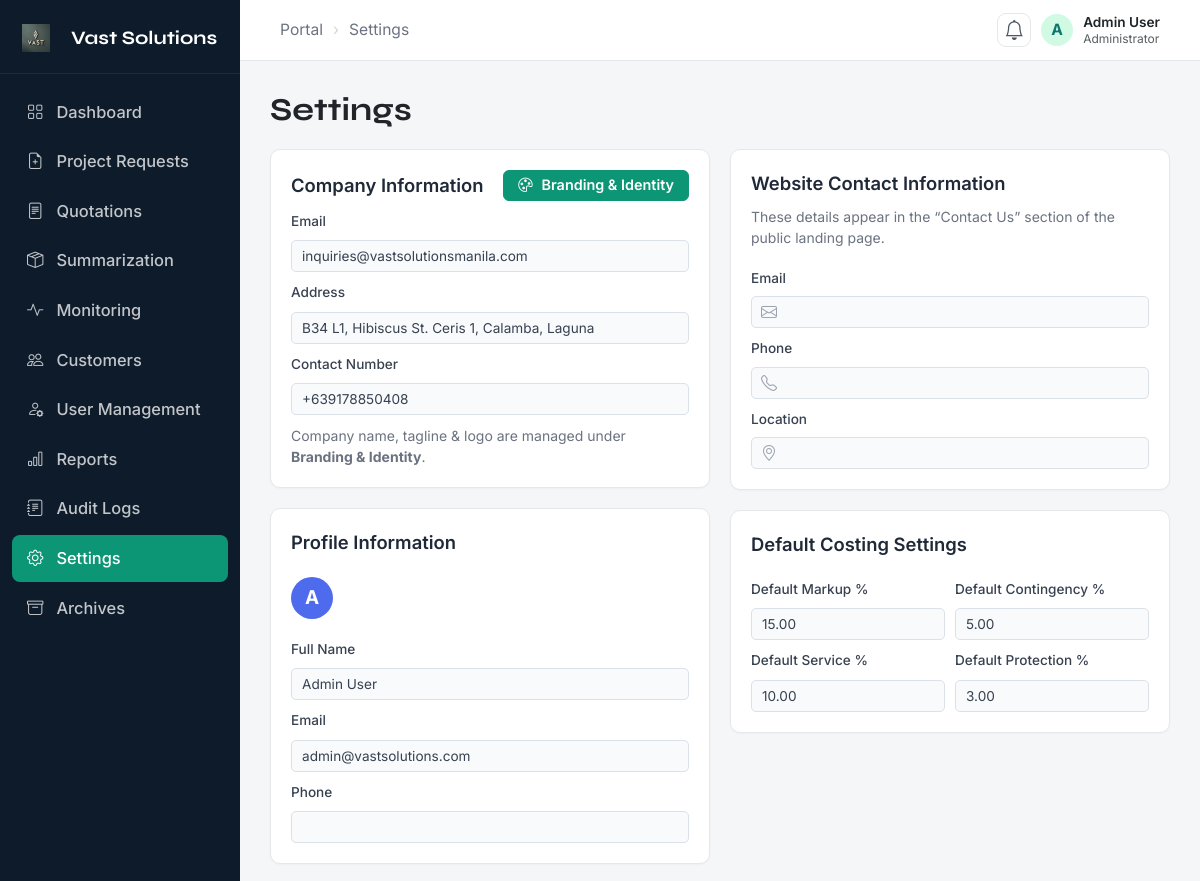
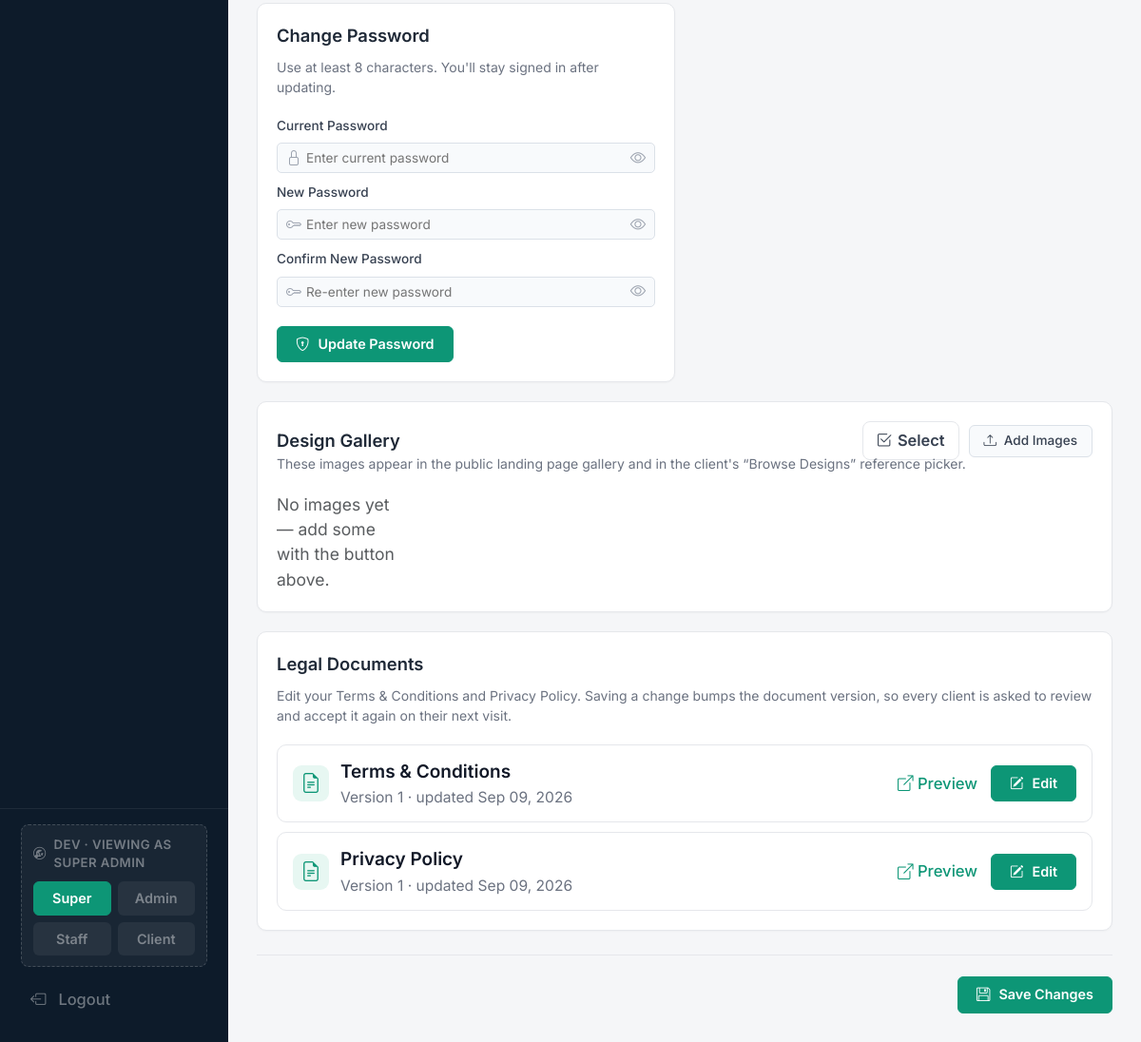
The page /admin/settings.php on the database its author committed (2 pictures, top to bottom).
### tables this page shows
CREATE TABLE `company_settings` (
  `id`               TINYINT UNSIGNED NOT NULL DEFAULT 1,
  `company_name`     VARCHAR(150) DEFAULT 'Vast Solutions',
  `tagline`          VARCHAR(255) DEFAULT NULL,
  `email`            VARCHAR(150) DEFAULT NULL,
  `contact_number`   VARCHAR(40)  DEFAULT NULL,
  `address`          VARCHAR(255) DEFAULT NULL,
  `logo_path`        VARCHAR(255) DEFAULT NULL,
  `web_email`        VARCHAR(150) DEFAULT NULL,
  `web_phone`        VARCHAR(40)  DEFAULT NULL,
  `web_location`     VARCHAR(255) DEFAULT NULL,
  `default_markup_pct`      DECIMAL(5,2) NOT NULL DEFAULT 15.00,
  `default_contingency_pct` DECIMAL(5,2) NOT NULL DEFAULT 5.00,
  `default_service_pct`     DECIMAL(5,2) NOT NULL DEFAULT 10.00,
  `default_protection_pct`  DECIMAL(5,2) NOT NULL DEFAULT 3.00,
  `updated_at`       DATETIME NOT NULL DEFAULT CURRENT_TIMESTAMP ON UPDATE CURRENT_TIMESTAMP,
  PRIMARY KEY (`id`),
  CONSTRAINT `chk_settings_singleton` CHECK (`id` = 1)
);

CREATE TABLE `users` (
  `id`            INT UNSIGNED NOT NULL AUTO_INCREMENT,
  `full_name`     VARCHAR(120) NOT NULL,
  `email`         VARCHAR(150) NOT NULL,
  `password_hash` VARCHAR(255) NOT NULL,
  `phone`         VARCHAR(40)  DEFAULT NULL,
  `location`      VARCHAR(150) DEFAULT NULL,
  `role`          ENUM('Super Admin','Admin','Staff','Client') NOT NULL DEFAULT 'Client',
  `status`        ENUM('Active','Inactive') NOT NULL DEFAULT 'Active',
  `email_verified` TINYINT(1) NOT NULL DEFAULT 0,   
  `verified_at`   DATETIME DEFAULT NULL,
  `avatar`        VARCHAR(255) DEFAULT NULL,
  `last_login`    DATETIME DEFAULT NULL,
  `is_archived`   TINYINT(1) NOT NULL DEFAULT 0,
  `archived_at`   DATETIME DEFAULT NULL,
  `archived_by`   INT UNSIGNED DEFAULT NULL,
  `archive_reason` VARCHAR(255) DEFAULT NULL,
  `created_at`    DATETIME NOT NULL DEFAULT CURRENT_TIMESTAMP,
  `updated_at`    DATETIME NOT NULL DEFAULT CURRENT_TIMESTAMP ON UPDATE CURRENT_TIMESTAMP,
  PRIMARY KEY (`id`),
  UNIQUE KEY `uq_users_email` (`email`),
  KEY `ix_users_role` (`role`),
  KEY `ix_users_archived` (`is_archived`),
  CONSTRAINT `fk_users_archived_by` FOREIGN KEY (`archived_by`)
    REFERENCES `users` (`id`) ON DELETE SET NULL
);

CREATE TABLE `legal_documents` (
  `id`         INT UNSIGNED NOT NULL AUTO_INCREMENT,
  `doc_key`    ENUM('terms','privacy') NOT NULL,
  `title`      VARCHAR(150) NOT NULL,
  `body`       LONGTEXT NOT NULL,                  
  `version`    INT UNSIGNED NOT NULL DEFAULT 1,
  `updated_by` INT UNSIGNED DEFAULT NULL,
  `updated_at` DATETIME NOT NULL DEFAULT CURRENT_TIMESTAMP ON UPDATE CURRENT_TIMESTAMP,
  PRIMARY KEY (`id`),
  UNIQUE KEY `uq_legal_doc_key` (`doc_key`),
  CONSTRAINT `fk_legal_updated_by` FOREIGN KEY (`updated_by`)
    REFERENCES `users` (`id`) ON DELETE SET NULL
);

### admin/settings.php (the view, shortened to what the rows shown need)
<?php
require_once __DIR__ . '/../includes/auth.php';
$active_page = 'settings';
$canAdminSettings = role_can('settings');
require_once __DIR__ . '/../includes/helpers.php';
require_once __DIR__ . '/../includes/legal.php';
$settings = db()->query("SELECT * FROM company_settings WHERE id = 1")->fetch() ?: [];
$isSuperAdmin = (current_role() === 'Super Admin');
$legalDocs = [];
foreach (legal_docs() as $__d) { $legalDocs[$__d['doc_key']] = $__d; }
$sv = fn($k, $d = '') => htmlspecialchars((string) ($settings[$k] ?? $d), ENT_QUOTES);
$me = [];
$__uid = current_user()['id'] ?? 0;
if ($__uid) {
    $__stmt = db()->prepare("SELECT id, full_name, email, phone FROM users WHERE id = ?");
    $__stmt->execute([$__uid]);
    $me = $__stmt->fetch() ?: [];
}
$mv = fn($k, $d = '') => htmlspecialchars((string) ($me[$k] ?? $d), ENT_QUOTES);
?>
<!DOCTYPE html>
<html lang="en">
<head>
    <link href="https://cdn.jsdelivr.net/npm/bootstrap@5.3.3/dist/css/bootstrap.min.css" rel="stylesheet">
    <link rel="stylesheet" href="https://cdn.jsdelivr.net/npm/bootstrap-icons@1.11.3/font/bootstrap-icons.min.css">
    <link rel="stylesheet" href="admin.css">
</head>
<body>
    <?php include 'sidebar.php'; ?>
    <div class="main">
        <div class="page-content container-fluid py-4 px-4">
            <div class="d-flex justify-content-between align-items-center mb-3 flex-wrap gap-2">
                <h1 class="page-title mb-0">Settings</h1>
            </div>
            <div class="row g-3">
                <div class="col-lg-6">
                    <?php if ($canAdminSettings): ?>
                    <div class="settings-card mb-3">
                        <div class="d-flex justify-content-between align-items-center flex-wrap gap-2 mb-2">
                            <div class="settings-card-title mb-0">Company Information</div>
                            <?php if ($isSuperAdmin): ?>
                            <button type="button" class="settings-save-btn" id="openBrandingBtn" style="width:auto;padding:7px 14px;">
                                <i class="bi bi-palette"></i> <span>Branding &amp; Identity</span>
                            </button>
                            <?php endif; ?>
                        </div>
                        <div class="mb-2">
                            <label class="settings-label">Email</label>
                            <input type="email" class="settings-input" id="setEmail" value="<?= $sv('email') ?>">
                        </div>
                        <div class="mb-2">
                            <label class="settings-label">Address</label>
                            <input type="text" class="settings-input" id="setAddress" value="<?= $sv('address') ?>">
                        </div>
                        <div class="mb-2">
                            <label class="settings-label">Contact Number</label>
                            <input type="text" class="settings-input" id="setContact" value="<?= $sv('contact_number') ?>">
                        </div>
                        <?php if ($isSuperAdmin): ?>
                        <p class="settings-card-sub mb-0" style="margin-top:.4rem;">
                            Company name, tagline &amp; logo are managed under <strong>Branding &amp; Identity</strong>.
                        </p>
                        <?php endif; ?>
                    </div>
                    <?php endif; ?>
                    <div class="settings-card">
                        <div class="profile-top">
                            <div class="profile-avatar"><?= strtoupper(substr($me['full_name'] ?? 'A', 0, 1)) ?></div>
                        </div>
                        <div class="mb-2">
                            <label class="settings-label">Full Name</label>
                            <input type="text" class="settings-input" id="setProfileName" value="<?= $mv('full_name') ?>">
                        </div>
                        <div class="mb-2">
                            <label class="settings-label">Email</label>
                            <input type="email" class="settings-input" id="setProfileEmail" value="<?= $mv('email') ?>">
                        </div>
                    </div>
                </div>
                <?php if ($canAdminSettings): ?>
                <div class="col-lg-6">
                    <div class="settings-card mb-3">
                        <div class="settings-card-title">Website Contact Information</div>
                        <p class="settings-card-sub">These details appear in the “Contact Us” section of the public landing page.</p>
                        <div class="mb-2">
                            <label class="settings-label">Email</label>
                            <div class="settings-input-group">
                                <input type="email" class="settings-input" id="setWebEmail" value="<?= $sv('web_email') ?>">
                            </div>
                        </div>
                        <div class="mb-2">
                            <label class="settings-label">Phone</label>
                            <div class="settings-input-group">
                                <input type="text" class="settings-input" id="setWebPhone" value="<?= $sv('web_phone') ?>">
                            </div>
                        </div>
                        <div>
                            <label class="settings-label">Location</label>
                            <div class="settings-input-group">
                                <input type="text" class="settings-input" id="setWebLocation" value="<?= $sv('web_location') ?>">
                            </div>
                        </div>
                    </div>
                    <div class="settings-card">
                        <div class="settings-card-title">Default Costing Settings</div>
                        <div class="row g-2 mb-2">
                            <div class="col-md-6">
                                <label class="settings-label">Default Markup %</label>
                                <input type="number" step="any" class="settings-input" id="setMarkup" value="<?= $sv('default_markup_pct', '15') ?>">
                            </div>
                            <div class="col-md-6">
                                <label class="settings-label">Default Contingency %</label>
                                <input type="number" step="any" class="settings-input" id="setContingency" value="<?= $sv('default_contingency_pct', '5') ?>">
                            </div>
                        </div>
                        <div class="row g-2">
                            <div class="col-md-6">
                                <label class="settings-label">Default Service %</label>
                                <input type="number" step="any" class="settings-input" id="setService" value="<?= $sv('default_service_pct', '10') ?>">
                            </div>
                            <div class="col-md-6">
                                <label class="settings-label">Default Protection %</label>
                                <input type="number" step="any" class="settings-input" id="setProtection" value="<?= $sv('default_protection_pct', '3') ?>">
                            </div>
                        </div>
                    </div>
                </div>
                <?php endif; ?>
            </div>
            <?php if ($isSuperAdmin): ?>
            <div class="settings-card mt-3" id="legalCard">
                <div class="legal-list">
                    <?php foreach (['terms' => 'Terms & Conditions', 'privacy' => 'Privacy Policy'] as $__k => $__label):
                        $__doc = $legalDocs[$__k] ?? ['title' => '', 'body' => '', 'version' => 1, 'updated_at' => null]; ?>
                    <div class="legal-row" data-key="<?= $__k ?>">
                        <div class="legal-row-main">
                            <div class="legal-row-icon"><i class="bi bi-file-earmark-text"></i></div>
                            <div>
                                <div class="legal-row-title"><?= htmlspecialchars($__label) ?></div>
                                <div class="legal-row-meta">
                                    Version <span class="legal-version"><?= (int) $__doc['version'] ?></span>
                                    · updated <span class="legal-updated"><?= htmlspecialchars($__doc['updated_at'] ? date('M d, Y', strtotime($__doc['updated_at'])) : '—') ?></span>
                                </div>
                            </div>
                        </div>
                        <div class="legal-row-actions">
                            <a href="../legal.php?doc=<?= $__k ?>" target="_blank" class="legal-preview-link">
                                <i class="bi bi-box-arrow-up-right"></i> Preview
                            </a>
                            <button type="button" class="settings-save-btn legal-edit-btn" style="width:auto;">
                                <i class="bi bi-pencil-square"></i> <span>Edit</span>
                            </button>
                        </div>
                    </div>
                    <?php endforeach; ?>
                </div>
            </div>
            <?php endif; ?>
        </div>
    </div>
</body>
</html>

### admin/sidebar.php (shortened to what the rows shown need)
<aside class="sidebar">
  <a class="sidebar-brand" href="admin-dashboard.php">
  <img src="<?= function_exists('company_logo_url') ? htmlspecialchars(company_logo_url()) : '../style/assets/logo.jpg' ?>" alt="Logo" style="width:28px; height:28px; object-fit:contain; margin-right:10px;">
  <?= function_exists('company_name') ? htmlspecialchars(company_name()) : 'Vast Solutions' ?>
</a>
  <nav class="sidebar-nav">
    <?php $rc = function_exists('role_can') ? 'role_can' : fn($k) => true;  ?>
    <?php if ($rc('dashboard')): ?>
    <a href="admin-dashboard.php" class="nav-item <?= $active_page === 'dashboard' ? 'active' : '' ?>">
    </a>
    <?php endif; ?>
    <?php if ($rc('project_requests')): ?>
    <a href="project-requests.php" class="nav-item <?= $active_page === 'project_requests' ? 'active' : '' ?>">
    </a>
    <?php endif; ?>
    <?php if ($rc('quotations')): ?>
    <a href="quotations.php" class="nav-item <?= $active_page === 'quotations' ? 'active' : '' ?>">
    </a>
    <?php endif; ?>
    <?php if ($rc('summarization')): ?>
    <a href="summarization.php" class="nav-item <?= $active_page === 'summarization' ? 'active' : '' ?>">
    </a>
    <?php endif; ?>
    <?php if ($rc('monitoring')): ?>
    <a href="monitoring.php" class="nav-item <?= $active_page === 'monitoring' ? 'active' : '' ?>">
    </a>
    <?php endif; ?>
    <?php if ($rc('customers')): ?>
    <a href="customers.php" class="nav-item <?= $active_page === 'customers' ? 'active' : '' ?>">
    </a>
    <?php endif; ?>
    <?php if ($rc('user_management')): ?>
    <a href="user-management.php" class="nav-item <?= $active_page === 'user_management' ? 'active' : '' ?>">
    </a>
    <?php endif; ?>
    <?php if ($rc('reports')): ?>
    <a href="reports.php" class="nav-item <?= $active_page === 'reports' ? 'active' : '' ?>">
    </a>
    <?php endif; ?>
    <?php if ($rc('audit_logs')): ?>
    <a href="audit.php" class="nav-item <?= $active_page === 'audit_logs' ? 'active' : '' ?>">
    </a>
    <?php endif; ?>
    <?php if ($rc('settings_self')): ?>
    <a href="settings.php" class="nav-item <?= $active_page === 'settings' ? 'active' : '' ?>">
    </a>
    <?php endif; ?>
    <?php if ($rc('archive')): ?>
    <a href="archive.php" class="nav-item <?= $active_page === 'archive' ? 'active' : '' ?>">
    </a>
    <?php endif; ?>
  </nav>
  <div class="sidebar-footer">
    <?php if (defined('DEV_MODE') && DEV_MODE && empty($_SESSION['real_login'])): $dv = $_SESSION['dev_active'] ?? 'superadmin'; ?>
    <div class="dev-switch">
    </div>
    <?php endif; ?>
    <a href="<?= BASE_URL ?>/logout.php" class="logout-btn">
    </a>
  </div>
</aside>

### rows shown on the page
company_settings: company_name "Vast Solutions", email "inquiries@vastsolutionsmanila.com", address "B34 L1, Hibiscus St. Ceris 1, Calamba, Laguna", contact_number "+639178850408", default_markup_pct "15.00", default_contingency_pct "5.00", default_service_pct "10.00", default_protection_pct "3.00"
users: full_name "A", full_name "Admin User", email "admin@vastsolutions.com"
legal_documents: __label "Terms & Conditions", version "1", updated_at "Sep 09, 2026"
legal_documents: __label "Privacy Policy", version "1", updated_at "Sep 09, 2026"

### other values the page prints
$_SESSION['role'] "SUPER ADMIN"
substr($user_name, 0, 1) "A"
$user_name "Admin User"
